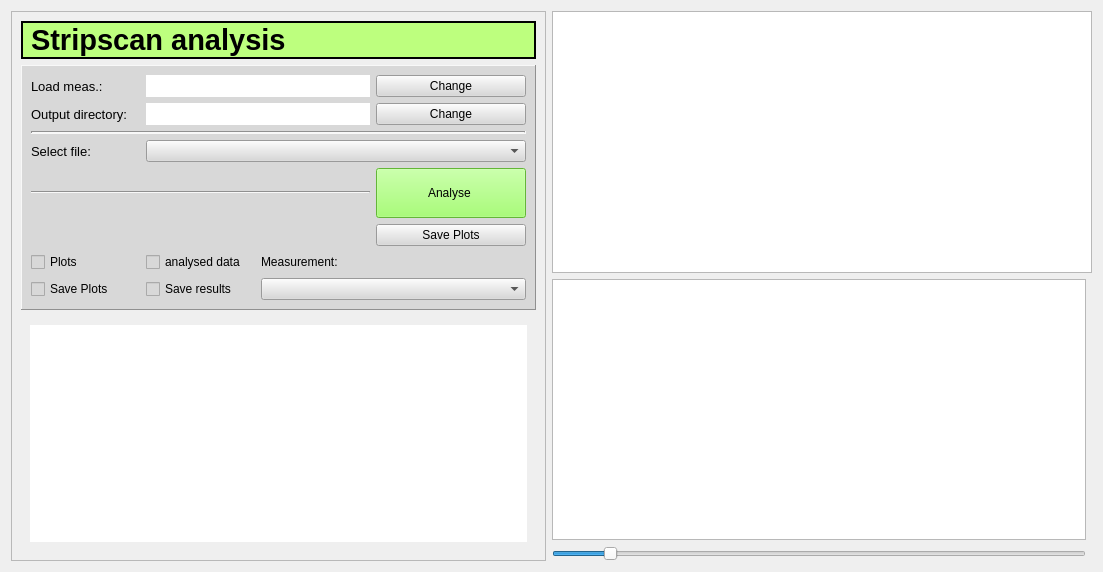
<?xml version="1.0" encoding="UTF-8"?>
<ui version="4.0">
 <class>Form</class>
 <widget class="QWidget" name="Form">
  <property name="geometry">
   <rect>
    <x>0</x>
    <y>0</y>
    <width>1103</width>
    <height>572</height>
   </rect>
  </property>
  <property name="sizePolicy">
   <sizepolicy hsizetype="Expanding" vsizetype="Expanding">
    <horstretch>0</horstretch>
    <verstretch>0</verstretch>
   </sizepolicy>
  </property>
  <property name="maximumSize">
   <size>
    <width>16777215</width>
    <height>16777215</height>
   </size>
  </property>
  <property name="windowTitle">
   <string>Stripanalysis</string>
  </property>
  <property name="autoFillBackground">
   <bool>true</bool>
  </property>
  <property name="styleSheet">
   <string notr="true">color: rgb(0, 0, 0);</string>
  </property>
  <layout class="QGridLayout" name="gridLayout_2">
   <item row="0" column="1" colspan="2">
    <widget class="PlotWidget" name="strip_plot">
     <property name="sizePolicy">
      <sizepolicy hsizetype="Preferred" vsizetype="Preferred">
       <horstretch>0</horstretch>
       <verstretch>0</verstretch>
      </sizepolicy>
     </property>
     <property name="minimumSize">
      <size>
       <width>0</width>
       <height>0</height>
      </size>
     </property>
     <property name="font">
      <font>
       <pointsize>10</pointsize>
      </font>
     </property>
    </widget>
   </item>
   <item row="1" column="1">
    <widget class="PlotWidget" name="strip_plot_histogram">
     <property name="sizePolicy">
      <sizepolicy hsizetype="Preferred" vsizetype="Preferred">
       <horstretch>0</horstretch>
       <verstretch>0</verstretch>
      </sizepolicy>
     </property>
     <property name="minimumSize">
      <size>
       <width>0</width>
       <height>0</height>
      </size>
     </property>
    </widget>
   </item>
   <item row="2" column="1">
    <widget class="QSlider" name="Slider_bins">
     <property name="minimum">
      <number>1</number>
     </property>
     <property name="maximum">
      <number>500</number>
     </property>
     <property name="sliderPosition">
      <number>50</number>
     </property>
     <property name="orientation">
      <enum>Qt::Horizontal</enum>
     </property>
    </widget>
   </item>
   <item row="0" column="0" rowspan="3">
    <widget class="QFrame" name="frame_3">
     <property name="sizePolicy">
      <sizepolicy hsizetype="Preferred" vsizetype="Preferred">
       <horstretch>0</horstretch>
       <verstretch>0</verstretch>
      </sizepolicy>
     </property>
     <property name="maximumSize">
      <size>
       <width>600</width>
       <height>16777215</height>
      </size>
     </property>
     <property name="frameShape">
      <enum>QFrame::StyledPanel</enum>
     </property>
     <property name="frameShadow">
      <enum>QFrame::Raised</enum>
     </property>
     <layout class="QVBoxLayout" name="verticalLayout">
      <item>
       <widget class="QLabel" name="Title">
        <property name="sizePolicy">
         <sizepolicy hsizetype="Preferred" vsizetype="Fixed">
          <horstretch>0</horstretch>
          <verstretch>0</verstretch>
         </sizepolicy>
        </property>
        <property name="maximumSize">
         <size>
          <width>16777215</width>
          <height>150</height>
         </size>
        </property>
        <property name="font">
         <font>
          <pointsize>22</pointsize>
          <weight>75</weight>
          <bold>true</bold>
         </font>
        </property>
        <property name="autoFillBackground">
         <bool>false</bool>
        </property>
        <property name="styleSheet">
         <string notr="true">background-color: rgb(189, 255, 126);</string>
        </property>
        <property name="frameShape">
         <enum>QFrame::WinPanel</enum>
        </property>
        <property name="text">
         <string>Stripscan analysis</string>
        </property>
        <property name="scaledContents">
         <bool>true</bool>
        </property>
       </widget>
      </item>
      <item>
       <widget class="QFrame" name="frame">
        <property name="sizePolicy">
         <sizepolicy hsizetype="Preferred" vsizetype="Fixed">
          <horstretch>0</horstretch>
          <verstretch>0</verstretch>
         </sizepolicy>
        </property>
        <property name="autoFillBackground">
         <bool>false</bool>
        </property>
        <property name="styleSheet">
         <string notr="true">background-color: rgb(216, 216, 216);</string>
        </property>
        <property name="frameShape">
         <enum>QFrame::Panel</enum>
        </property>
        <property name="frameShadow">
         <enum>QFrame::Raised</enum>
        </property>
        <property name="lineWidth">
         <number>1</number>
        </property>
        <layout class="QGridLayout" name="gridLayout">
         <item row="1" column="1" colspan="2">
          <widget class="QLabel" name="label_output">
           <property name="styleSheet">
            <string notr="true">background-color: rgb(255, 255, 255);</string>
           </property>
           <property name="text">
            <string/>
           </property>
           <property name="scaledContents">
            <bool>true</bool>
           </property>
           <property name="wordWrap">
            <bool>true</bool>
           </property>
           <property name="textInteractionFlags">
            <set>Qt::LinksAccessibleByMouse|Qt::TextEditable</set>
           </property>
          </widget>
         </item>
         <item row="6" column="2" colspan="2">
          <widget class="QLabel" name="label_5">
           <property name="text">
            <string>Measurement:</string>
           </property>
          </widget>
         </item>
         <item row="0" column="1" colspan="2">
          <widget class="QLabel" name="label_load">
           <property name="maximumSize">
            <size>
             <width>16777215</width>
             <height>50</height>
            </size>
           </property>
           <property name="font">
            <font>
             <pointsize>8</pointsize>
            </font>
           </property>
           <property name="styleSheet">
            <string notr="true">background-color: rgb(255, 255, 255);</string>
           </property>
           <property name="text">
            <string/>
           </property>
           <property name="scaledContents">
            <bool>true</bool>
           </property>
           <property name="wordWrap">
            <bool>true</bool>
           </property>
           <property name="textInteractionFlags">
            <set>Qt::LinksAccessibleByMouse|Qt::TextEditable</set>
           </property>
          </widget>
         </item>
         <item row="0" column="3">
          <widget class="QPushButton" name="Button_changeload">
           <property name="text">
            <string>Change</string>
           </property>
          </widget>
         </item>
         <item row="2" column="0" colspan="4">
          <widget class="Line" name="line">
           <property name="lineWidth">
            <number>2</number>
           </property>
           <property name="orientation">
            <enum>Qt::Horizontal</enum>
           </property>
          </widget>
         </item>
         <item row="4" column="3">
          <widget class="QPushButton" name="analyse_button">
           <property name="minimumSize">
            <size>
             <width>150</width>
             <height>50</height>
            </size>
           </property>
           <property name="autoFillBackground">
            <bool>false</bool>
           </property>
           <property name="styleSheet">
            <string notr="true">background-color: rgb(140, 255, 78);</string>
           </property>
           <property name="text">
            <string>Analyse </string>
           </property>
          </widget>
         </item>
         <item row="1" column="0">
          <widget class="QLabel" name="label">
           <property name="font">
            <font>
             <pointsize>10</pointsize>
            </font>
           </property>
           <property name="text">
            <string>Output directory:</string>
           </property>
          </widget>
         </item>
         <item row="7" column="0">
          <widget class="QCheckBox" name="cb_Save_plots">
           <property name="text">
            <string>Save Plots</string>
           </property>
          </widget>
         </item>
         <item row="3" column="0">
          <widget class="QLabel" name="label_4">
           <property name="font">
            <font>
             <pointsize>10</pointsize>
            </font>
           </property>
           <property name="text">
            <string>Select file:</string>
           </property>
          </widget>
         </item>
         <item row="7" column="2" colspan="2">
          <widget class="QComboBox" name="which_measurement"/>
         </item>
         <item row="7" column="1">
          <widget class="QCheckBox" name="cb_Save_results">
           <property name="text">
            <string>Save results</string>
           </property>
          </widget>
         </item>
         <item row="1" column="3">
          <widget class="QPushButton" name="Button_changeoutput">
           <property name="text">
            <string>Change</string>
           </property>
          </widget>
         </item>
         <item row="0" column="0">
          <widget class="QLabel" name="label_2">
           <property name="font">
            <font>
             <pointsize>10</pointsize>
            </font>
           </property>
           <property name="text">
            <string>Load meas.:</string>
           </property>
          </widget>
         </item>
         <item row="4" column="0" colspan="3">
          <widget class="Line" name="line_2">
           <property name="orientation">
            <enum>Qt::Horizontal</enum>
           </property>
          </widget>
         </item>
         <item row="6" column="1">
          <widget class="QCheckBox" name="radioData">
           <property name="enabled">
            <bool>false</bool>
           </property>
           <property name="text">
            <string>analysed data</string>
           </property>
           <property name="checkable">
            <bool>true</bool>
           </property>
          </widget>
         </item>
         <item row="3" column="1" colspan="3">
          <widget class="QComboBox" name="which_plot"/>
         </item>
         <item row="6" column="0">
          <widget class="QCheckBox" name="radioPlots">
           <property name="enabled">
            <bool>false</bool>
           </property>
           <property name="text">
            <string>Plots</string>
           </property>
           <property name="checkable">
            <bool>true</bool>
           </property>
          </widget>
         </item>
         <item row="5" column="3">
          <widget class="QPushButton" name="save_plots_button">
           <property name="text">
            <string>Save Plots</string>
           </property>
          </widget>
         </item>
        </layout>
       </widget>
      </item>
      <item>
       <widget class="QScrollArea" name="scrollArea">
        <property name="frameShape">
         <enum>QFrame::NoFrame</enum>
        </property>
        <property name="lineWidth">
         <number>0</number>
        </property>
        <property name="widgetResizable">
         <bool>true</bool>
        </property>
        <widget class="QWidget" name="scrollAreaWidgetContents">
         <property name="geometry">
          <rect>
           <x>0</x>
           <y>0</y>
           <width>510</width>
           <height>192</height>
          </rect>
         </property>
         <layout class="QHBoxLayout" name="horizontalLayout">
          <item>
           <widget class="QLabel" name="report_lable">
            <property name="sizePolicy">
             <sizepolicy hsizetype="Expanding" vsizetype="Expanding">
              <horstretch>0</horstretch>
              <verstretch>0</verstretch>
             </sizepolicy>
            </property>
            <property name="font">
             <font>
              <pointsize>10</pointsize>
             </font>
            </property>
            <property name="autoFillBackground">
             <bool>false</bool>
            </property>
            <property name="styleSheet">
             <string notr="true">background-color: rgb(255, 255, 255);</string>
            </property>
            <property name="text">
             <string/>
            </property>
            <property name="alignment">
             <set>Qt::AlignJustify|Qt::AlignTop</set>
            </property>
            <property name="wordWrap">
             <bool>true</bool>
            </property>
            <property name="margin">
             <number>15</number>
            </property>
            <property name="textInteractionFlags">
             <set>Qt::LinksAccessibleByMouse|Qt::TextSelectableByMouse</set>
            </property>
           </widget>
          </item>
         </layout>
        </widget>
       </widget>
      </item>
     </layout>
    </widget>
   </item>
  </layout>
 </widget>
 <customwidgets>
  <customwidget>
   <class>PlotWidget</class>
   <extends>QGraphicsView</extends>
   <header>pyqtgraph</header>
  </customwidget>
 </customwidgets>
 <resources/>
 <connections/>
</ui>
